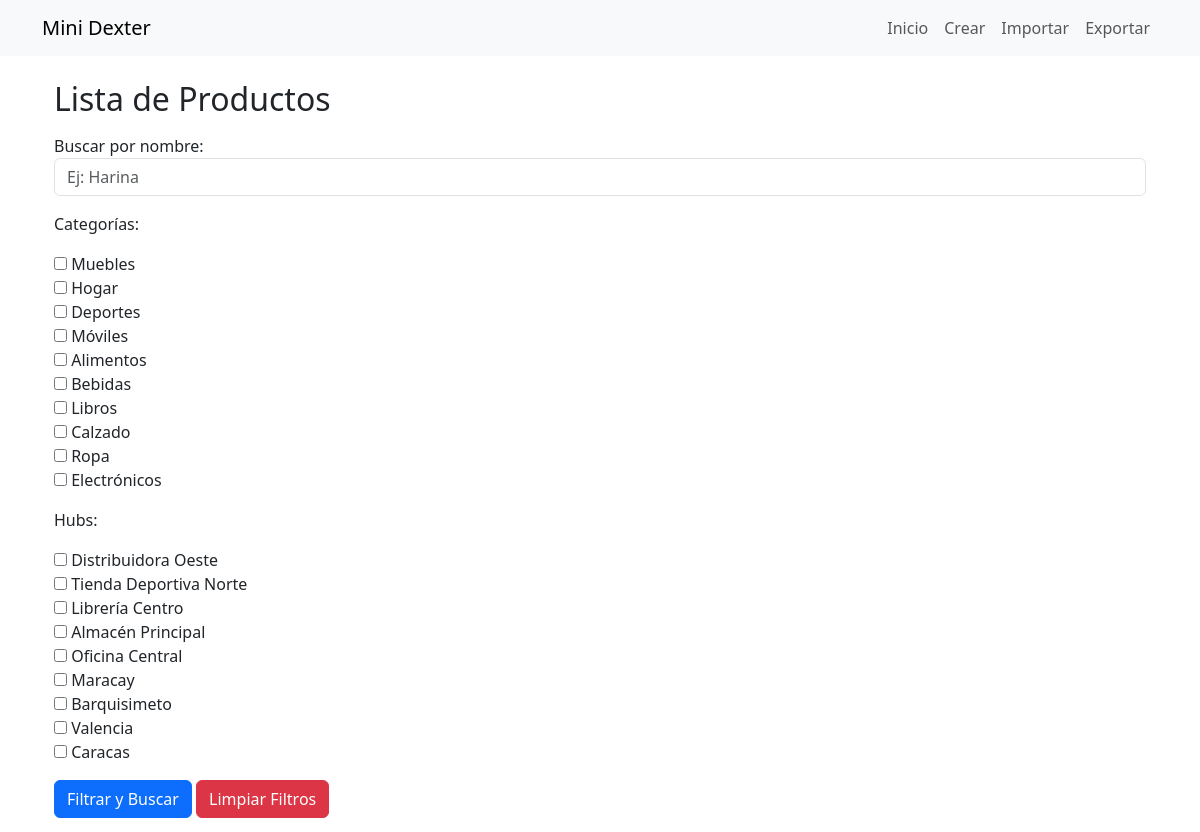
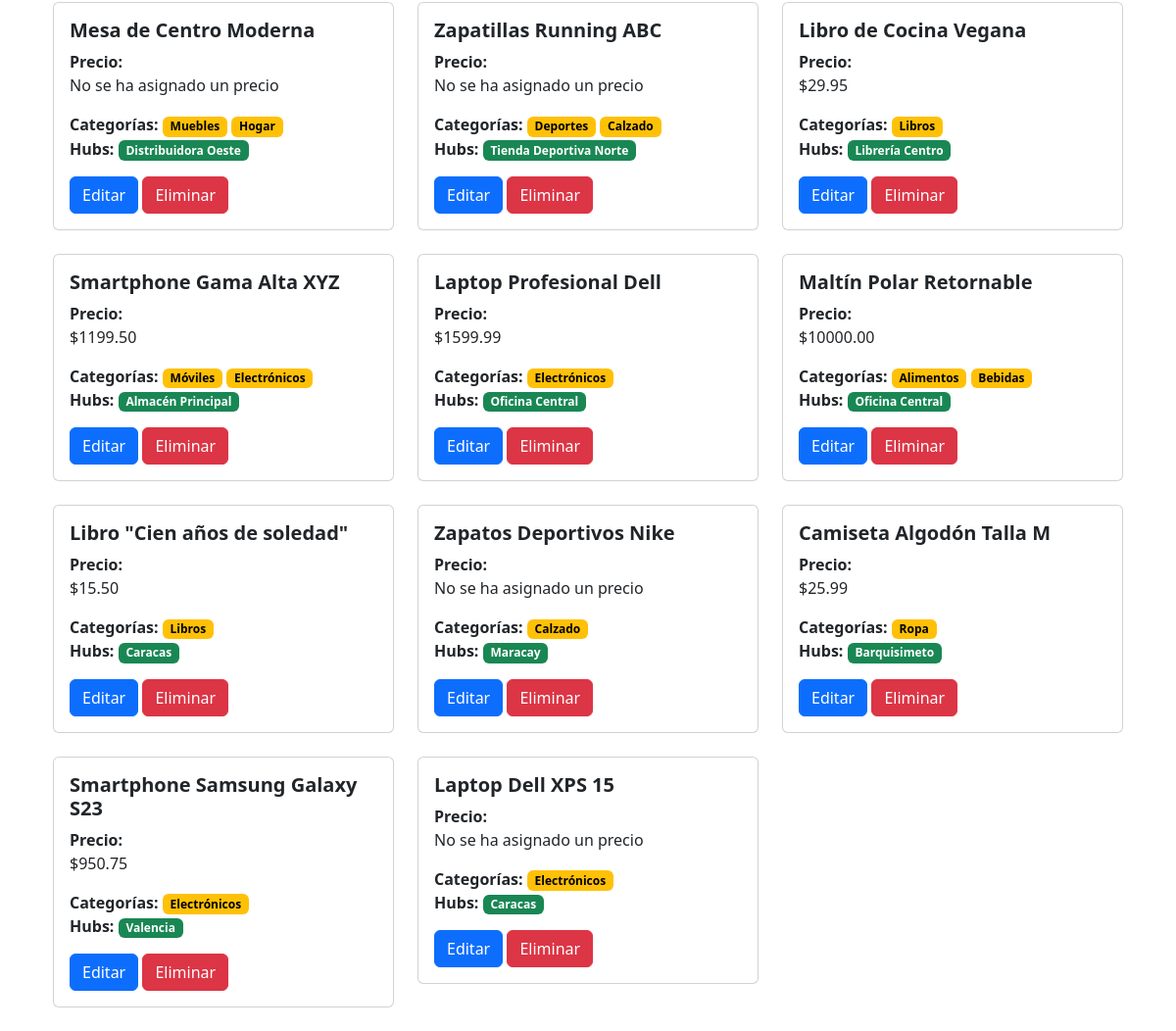
The page / on the database its author committed (2 pictures, top to bottom).
### base/models.py (models this page shows, shortened)
class Product(models.Model):
    name = models.CharField(max_length=200)
    description = models.TextField(null=True, blank=True)
    stock=models.IntegerField(default=0, blank=True)
    price=models.DecimalField(max_digits=10, decimal_places=2, null=True, blank=True)
    categories = models.ManyToManyField( Category, related_name='categories', blank=True)
    hubs = models.ManyToManyField( Hub, related_name='hubs', blank=True)
    updated = models.DateTimeField(auto_now=True)
    created = models.DateTimeField(auto_now_add=True)
    class Meta:
        ordering = ['-updated', '-created']

class Category(models.Model):
    name = models.CharField(max_length=200)
    description = models.TextField(null=True, blank=True)
    updated = models.DateTimeField(auto_now=True)
    created = models.DateTimeField(auto_now_add=True)
    class Meta:
        ordering = ['-updated', '-created']
    def __str__(self):
        return self.name

class Hub(models.Model):
    name = models.CharField(max_length=200)
    description = models.TextField(null=True, blank=True)
    updated = models.DateTimeField(auto_now=True)
    created = models.DateTimeField(auto_now_add=True)
    class Meta:
        ordering = ['-updated', '-created']
    def __str__(self):
        return self.name

### base/views.py (the view)
# urls.py: path('', views.home, name="home"),
def home(request):
    products = Product.objects.all()
    form = ProductFilterForm(request.GET)
    if form.is_valid():
        query = form.cleaned_data.get('query')
        selected_categories = form.cleaned_data.get('categories')
        selected_hubs = form.cleaned_data.get('hubs')
        if query:
            products = products.filter(name__icontains=query)
        if selected_categories:
            products = products.filter(categories__in=selected_categories)
        if selected_hubs:
            products = products.filter(hubs__in=selected_hubs)
    context = {
        'products': products,
        'form': form,
    }
    return render(request, 'base/home.html', context)

### base/forms.py
class ProductFilterForm(Form):
    query = CharField(
        label='Buscar por nombre',
        required=False,
        widget= TextInput(attrs={'placeholder': 'Ej: Harina', 'class': 'form-control'})
    )
    categories =  ModelMultipleChoiceField(
        label= 'Categorías',
        queryset= Category.objects.all(),
        widget= CheckboxSelectMultiple,
        required= False
    )
    hubs =  ModelMultipleChoiceField(
        label='Hubs',
        queryset=Hub.objects.all(),
        widget=CheckboxSelectMultiple,
        required=False
    )

### base/templates/base/home.html (shortened to what this page needs)
{% extends 'main.html' %} {% block content %}
<h2 class="mb-3">Lista de Productos</h2>
<form method="get">
  {{ form.as_p }}
  <div class="mt-2 mb-3">
    <button type="submit" class="btn btn-primary">Filtrar y Buscar</button>
    <a href="{% url 'home' %}" class="btn btn-danger">Limpiar Filtros</a>
  </div>
</form>
<div class="row">
  {% if products %} {% for product in products %}
  <div class="col-md-4 mb-4" id="product-container-{{ product.id }}">
    <div class="card">
      <div class="card-body">
        <h5 class="card-title">
          <strong>{{ product.name }}</strong>
        </h5>
        <strong>Precio:</strong>
        <p class="card-text">
          {% if product.price %} ${{ product.price }} {% else %} No se ha
          asignado un precio {% endif %}
        </p>
        <div>
          <strong>Categorías:</strong>
          {% for category in product.categories.all %}
          <span class="badge text-bg-warning">{{ category.name }}</span>
          {% endfor %}
        </div>
        <div class="mb-3">
          <strong>Hubs:</strong>
          {% for hub in product.hubs.all %}
          <span class="badge text-bg-success">{{ hub.name }}</span>
          {% endfor %}
        </div>
        <a href="{% url 'update-product' product.id %}" class="btn btn-primary"
          >Editar</a
        >
        <button
          class="btn btn-danger"
          onclick="deleteProduct(this)"
          data-id="{{ product.id }}"
          data-name="{{ product.name }}"
        >
          Eliminar
        </button>
      </div>
    </div>
  </div>
  {% endfor %} {% else %} No hay productos. {% endif %}
</div>
{% endblock %}

### templates/main.html (shortened to what this page needs)
<!DOCTYPE html>
{% load static %}
<html lang="en">
  <head>
    <link
      href="https://cdn.jsdelivr.net/npm/bootstrap@5.3.5/dist/css/bootstrap.min.css"
      rel="stylesheet"
    />
  </head>
  <body>
    {% include 'navbar.html' %}
    <main class="container mt-4 px-4">{% block content %} {% endblock %}</main>
  </body>
</html>

### templates/navbar.html (shortened to what this page needs)
<header class="navbar navbar-expand-lg navbar-light bg-light">
  <nav class="container">
    <a class="navbar-brand d-flex align-items-center" href="{% url 'home' %}">
      Mini Dexter
    </a>
    <div class="collapse navbar-collapse justify-content-end">
      <ul class="navbar-nav">
        <li class="nav-item">
          <a class="nav-link" href="{% url 'home' %}">Inicio</a>
        </li>
        <li class="nav-item">
          <a href="{% url 'create-product' %}" class="nav-link">Crear</a>
        </li>
        <li class="nav-item">
          <a href="{% url 'import-products' %}" class="nav-link">Importar</a>
        </li>
        <li class="nav-item">
          <a href="{% url 'export-products' %}" class="nav-link">Exportar</a>
        </li>
      </ul>
    </div>
  </nav>
</header>

### rows shown on the page
Product: name "Mesa de Centro Moderna", shows "No se ha asignado un precio"
Category: name "Muebles"
Category: name "Hogar"
Hub: name "Distribuidora Oeste"
Product: name "Zapatillas Running ABC", shows "No se ha asignado un precio"
Category: name "Deportes"
Category: name "Calzado"
Hub: name "Tienda Deportiva Norte"
Product: name "Libro de Cocina Vegana", price "29.95"
Category: name "Libros"
Hub: name "Librería Centro"
Product: name "Smartphone Gama Alta XYZ", price "1199.50"
Category: name "Móviles"
Category: name "Electrónicos"
Hub: name "Almacén Principal"
Product: name "Laptop Profesional Dell", price "1599.99"
Hub: name "Oficina Central"
Product: name "Maltín Polar Retornable", price "10000.00"
Category: name "Alimentos"
Category: name "Bebidas"
Product: name "Libro \"Cien años de soledad\"", price "15.50"
Hub: name "Caracas"
Product: name "Zapatos Deportivos Nike", shows "No se ha asignado un precio"
Hub: name "Maracay"
Product: name "Camiseta Algodón Talla M", price "25.99"
Category: name "Ropa"
Hub: name "Barquisimeto"
Product: name "Smartphone Samsung Galaxy S23", price "950.75"
Hub: name "Valencia"
Product: name "Laptop Dell XPS 15", shows "No se ha asignado un precio"
